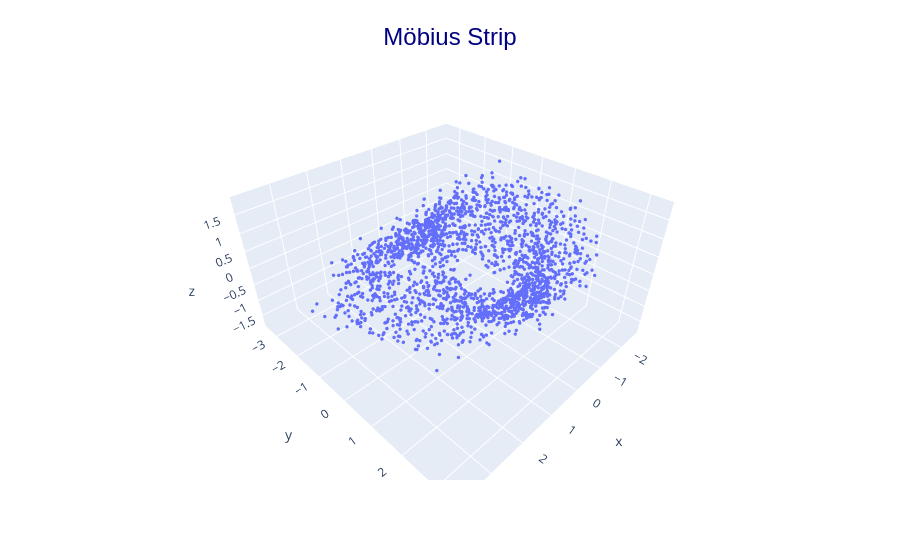

Source (notebook cell):
### Code cell
import numpy as np

n_samples = 2000

X_mobius, _  = make_mobius_strip(n_samples=2000, radius = 2, width = 3, noise=0.2)

plot3d(X_mobius, "Möbius Strip")

### Figure 1 — Plotly figure (JSON) as saved in the notebook; plotly's stock layout.template omitted (floating-point values rounded to 4 significant figures; data arrays with more than 128 entries replaced by an {"elided": "..."} marker saying what was removed)
{"data": [{"hovertemplate": "x=%{x}<br>y=%{y}<br>z=%{z}<extra></extra>", "legendgroup": "", "marker": {"color": "#636efa", "size": 2, "symbol": "circle"}, "mode": "markers", "name": "", "scene": "scene", "showlegend": false, "type": "scatter3d", "x": {"elided": "2000 float values"}, "y": {"elided": "2000 float values"}, "z": {"elided": "2000 float values"}}], "layout": {"legend": {"tracegroupgap": 0}, "margin": {"t": 60}, "scene": {"domain": {"x": [0, 1], "y": [0, 1]}, "xaxis": {"title": {"text": "x"}}, "yaxis": {"title": {"text": "y"}}, "zaxis": {"title": {"text": "z"}}}, "title": {"font": {"color": "navy", "family": "Arial", "size": 24}, "text": "Möbius Strip", "x": 0.5, "y": 0.95}}}
